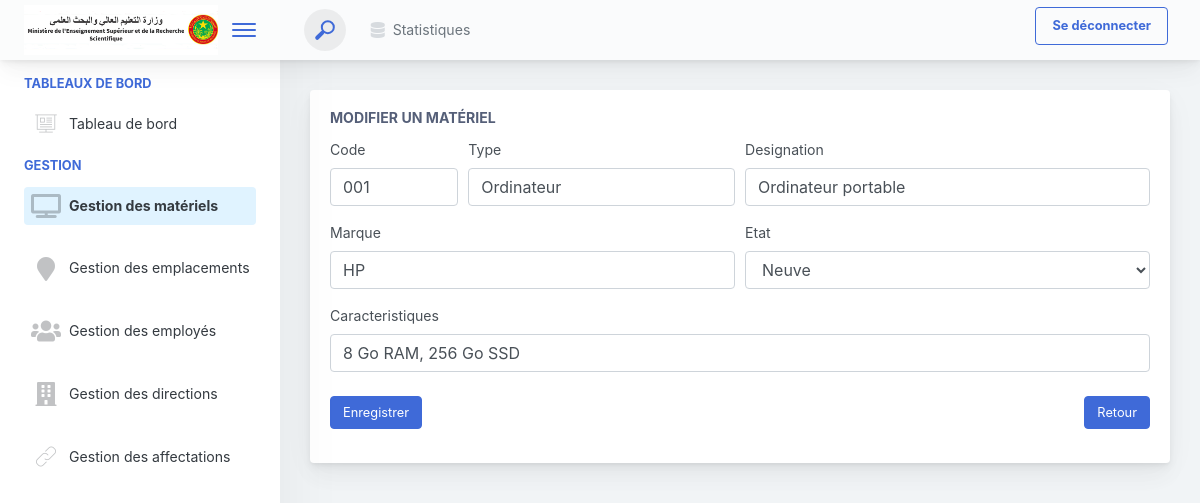
Screenshot of /edit_materiel/7 with the database file from the repository.
### accounts/models.py (models this page shows, shortened)
class Materiel(models.Model):
    code = models.CharField(max_length=50, unique=True)
    type = models.CharField(max_length=100)
    designation = models.CharField(max_length=200)
    marque = models.CharField(max_length=100)
    caracteristique = models.TextField()
    etat = models.CharField(max_length=50)

### GestionVentes/views.py (the view)
# urls.py: path('edit_materiel/<int:id>', views.edit_materiel,name="edit_materiel"),
def edit_materiel(request, id):
    materiel = Materiel.objects.get(id=id)
    return render(request,'materiels/edit.html',{'materiel':materiel,"navbar":'materiel'})

### GestionVentes/templates/materiels/edit.html (shortened to what this page needs)
{% extends 'navbar.html' %}
{% block content %}
                    <div class="app-main__inner">
                        <div class="tab-content">
                            <div class="tab-pane tabs-animation fade show active" id="tab-content-0" role="tabpanel">
                                <div class="main-card mb-3 card">
                                    <div class="card-body"><h5 class="card-title">Modifier un matériel</h5>
                                    <form method="post" action="/update_materiel/{{materiel.id}}">
                                            <div class="form-row">
                                                <div class="col-md-2">
                                                    <div class="position-relative form-group"><label  class="">Code</label><input name="code"  type="text" class="form-control" value="{{materiel.code}}"></div>
                                                </div>
                                                <div class="col-md-4">
                                                    <div class="position-relative form-group"><label  class="">Type</label><input name="type"  type="text" class="form-control" value="{{materiel.type}}"></div>
                                                </div>
                                                <div class="col-md-6">
                                                    <div class="position-relative form-group"><label  class="">Designation</label><input name="designation"  type="text" class="form-control" value="{{materiel.designation}}"></div>
                                                </div>
                                            </div>
                                            <div class="form-row">
                                                <div class="col-md-6">
                                                    <div class="position-relative form-group"><label  class="">Marque</label><input name="marque"  type="text" class="form-control" value="{{materiel.marque}}"></div>
                                                </div>
                                                <div class="col-md-6">
                                                    <div class="position-relative form-group"><label  class="">Etat</label>
                                                    <select class="form-control" name="etat" required>
                                                        <option value="{{materiel.etat}}">{{materiel.etat}}</option>
                                                    </select>
                                                    </div>
                                                </div>
                                            </div>
                                            <div class="form-row">
                                                <div class="col-md-12">
                                                    <div class="position-relative form-group"><label  class="">Caracteristiques</label><input name="caracteristique" id="exampleText" class="form-control"  value="{{materiel.caracteristique}} ">
                                                </div>
                                            </div>
                                            </div>
                                            <div style="display: flex ; justify-content: space-between ; ">
                                            <button class="mt-2 btn btn-primary">Enregistrer</button>
                                            <a href="{% url 'materiel' %}"class="mt-2 btn btn-primary">
                                                Retour
                                            </a>
                                            </div>
                                        </form>
                                    </div>
                                </div>
                            </div>
                        </div>
                    </div>
{% endblock %}

### rows the page displays
Materiel: code "001", type "Ordinateur", designation "Ordinateur portable", marque "HP", etat "Neuve", caracteristique "8 Go RAM, 256 Go SSD"
